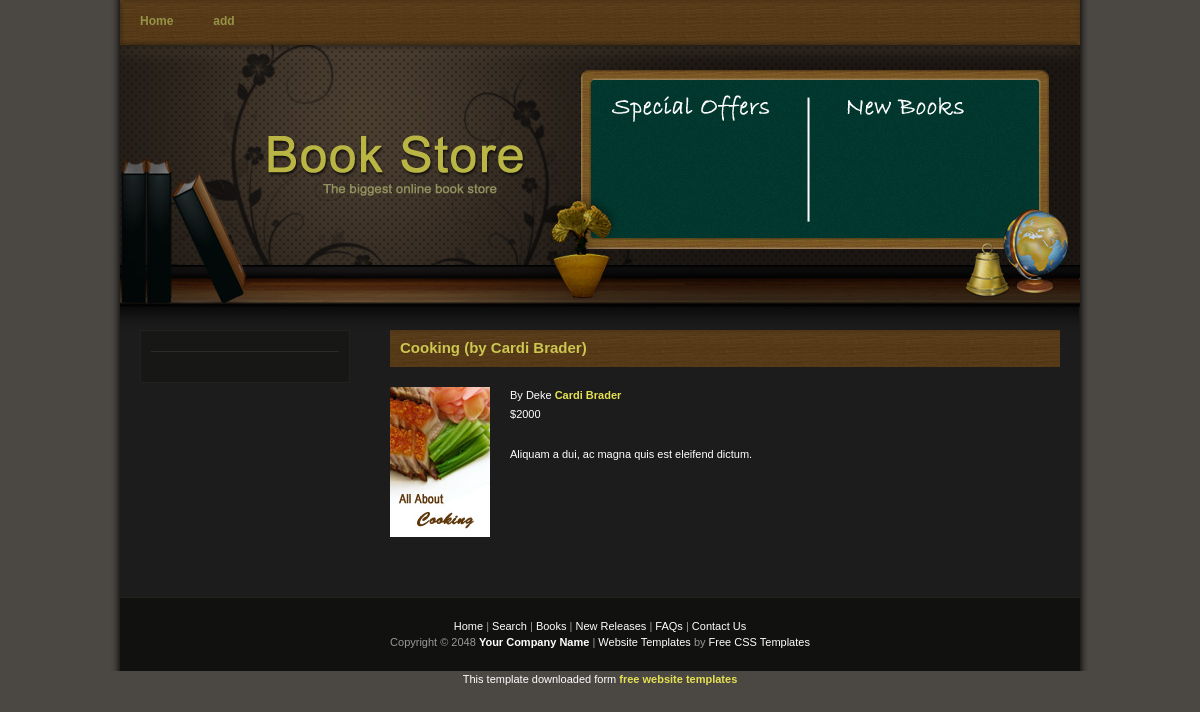
The page /details.php?book=15 on the database its author committed.
### tables this page shows
CREATE TABLE `books` (
  `id` int(11) NOT NULL,
  `book_name` varchar(100) NOT NULL,
  `book_author_name` varchar(100) NOT NULL,
  `book_price` varchar(100) NOT NULL,
  `book_desc` text NOT NULL,
  `book_cover` varchar(100) DEFAULT NULL,
  `date_created` timestamp NOT NULL DEFAULT CURRENT_TIMESTAMP
);

### util.php (called while the page is built)
<?php
function make_safe($conn,$variable) {
    $variable = strip_tags(mysqli_real_escape_string($conn,trim($variable)));
    return $variable; }
?>

### actions/get_single_book.php (called while the page is built)
<?php
$connection = new mysqli($DB_HOST, $DB_USER, $DB_PASS, $DB_NAME);
if($book_id){
$book_id = make_safe($connection,$book_id);
$query1 = 'SELECT * FROM books where id = '.$book_id;
$single_book_result = $connection->query($query1);
$book = $single_book_result->fetch_assoc();
}
?>

### includes.php (called while the page is built, shortened)
<?php
include 'util.php';
include 'actions/get_single_book.php';
?>

### details.php (the view, shortened to what this page needs)
<!DOCTYPE html PUBLIC "-//W3C//DTD XHTML 1.0 Transitional//EN" "http://www.w3.org/TR/xhtml1/DTD/xhtml1-transitional.dtd">
<html xmlns="http://www.w3.org/1999/xhtml">
<head>
<link href="templatemo_style.css" rel="stylesheet" type="text/css" />
</head>
<body>
<?php $book_id = $_GET['book']; ?>
<?php include 'includes.php'; ?>
<div id="templatemo_container">
	<div id="templatemo_menu">
    	<ul>
            <li><a href="index.php">Home</a></li>
             <li><a href="new-book.php">add</a></li>
    	</ul>
    </div>
    <div id="templatemo_header">
    </div>
    <div id="templatemo_content">
        <div id="templatemo_content_left">
        	<div class="templatemo_content_left_section">
			</div>
        </div>
        <div id="templatemo_content_right">
            <h1>
                <?php echo $book['book_name']; ?>
                <span>(by <?php echo $book['book_author_name'];?>)</span>
            </h1>
            <div class="image_panel"><img src="<?php echo $book['book_cover'];?>" alt="CSS Template" width="100" height="150" /></div>
            <ul>
	            <li>By Deke <a href="#"><?php echo $book['book_author_name'];?></a></li>
                <li>$<?php echo $book['book_price'];?></li>
            </ul>
            <p><?php echo $book['book_desc'];?></p>
             <div class="cleaner_with_height">&nbsp;</div>
        </div>
    	<div class="cleaner_with_height">&nbsp;</div>
    </div>
    <div id="templatemo_footer">
	       <a href="index.html">Home</a> | <a href="index.html">Search</a> | <a href="index.html">Books</a> | <a href="#">New Releases</a> | <a href="#">FAQs</a> | <a href="#">Contact Us</a><br />
        Copyright © 2048 <a href="#"><strong>Your Company Name</strong></a> | <a href="http://www.iwebsitetemplate.com" target="_parent">Website Templates</a> by <a href="http://www.templatemo.com" target="_parent">Free CSS Templates</a>
	</div>
</div>
<div align=center>This template  downloaded form <a href='http://all-free-download.com/free-website-templates/'>free website templates</a></div></body>
</html>

### style/templatemo_style.css (style rules this page uses)
body { margin: 0; padding: 0; line-height: 1.5em; font-family: Verdana, Arial, san-serif; font-size: 11px; color: #ffffff; background: #4b4743; }
a:link, a:visited { color: #e6e154; text-decoration: none; font-weight: bold; }
p { margin: 0px; padding: 0px; }
img { margin: 0px; padding: 0px; border: none; }
.cleaner_with_height { clear: both; width: 100%; height: 30px; font-size: 1px; }
#templatemo_container { width: 960px; margin: 0 auto; padding: 0 10px; background: #1c1c1b url(../images/templatemo_bg.jpg) repeat-y; }
#templatemo_menu { clear: both; width: 960px; height: 45px; background: url(../images/templatemo_menu_bg.jpg) no-repeat; }
#templatemo_menu ul { padding: 13px 0 0 0; margin: 0; list-style: none; }
#templatemo_menu ul li { display: inline; }
#templatemo_menu ul li a { float: left; padding: 0 20px; font-size: 12px; font-weight: bold; text-align: center; text-decoration: none; color: #969547; }
#templatemo_header { clear: both; width: 960px; height: 285px; padding: 0; margin: 0; background: url(../images/templatemo_header_bg.jpg) no-repeat; }
#templatemo_content { clear: both; width: 920px; padding: 0 20px; }
#templatemo_content #templatemo_content_left { float: left; width: 188px; padding: 10px; background-color: #171716; border: 1px solid #212120; }
#templatemo_content #templatemo_content_right { float: right; width: 670px; }
#templatemo_content_left .templatemo_content_left_section { clear: both; padding-bottom: 10px; border-bottom: 1px solid #2b2b2a; margin-bottom: 20px; }
#templatemo_content_right h1 { padding: 10px; margin: 0 0 20px 0; font-size: 15px; color: #cbc750; background: url(../images/templatemo_h1_bg.jpg); }
#templatemo_content_right ul { margin: 0 0 20px 0; padding: 0 0 0 20px; list-style: none; }
#templatemo_content_right li { padding: 0 0 3px 0; }
#templatemo_content_right .image_panel { float: left; width: 100px; margin-right: 20px; }
#templatemo_content_right p { text-align: justify; padding: 0 0 8px 0; }
#templatemo_footer { clear: both; width: 960px; padding: 20px 0px 20px 0; text-align: center; border-top: 1px solid #25211e; color: #999; background-color: #111110; }
#templatemo_footer a { color: #fff; font-weight: normal; }

### rows shown on the page
books: book_name "Cooking", book_author_name "Cardi Brader", book_cover (picture), book_price "2000", book_desc "Aliquam a dui, ac magna quis est eleifend dictum."
